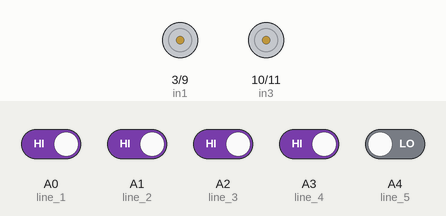
The sketch below on a simulated Arduino Uno, built with avr-gcc and run on an emulated ATmega328P. Shown: motor-driver pin pairs drawn as motors (green arrow = first pin HIGH = forward, orange = second pin HIGH = backward, longer = more drive, scaled by the enable pin). Inputs (shaded band) come from the test bench; at power-on: A0 (line_1), A1 (line_2), A2 (line_3), A3 (line_4) HIGH, A4 (line_5) LOW.

Above: at 1.2 s.
1.3 s: A3 (line_4) driven LOW
At 1.8 s:
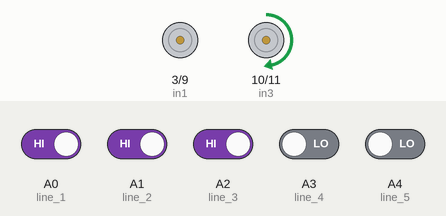
2.8 s: A0 (line_1) driven LOW
4.3 s: A2 (line_3) driven LOW
At 5.4 s:
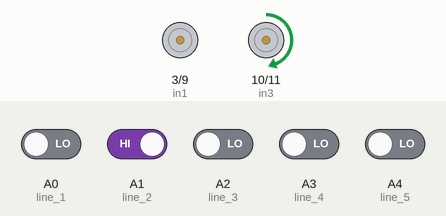
5.8 s: A0 (line_1) driven HIGH
At 6.5 s:
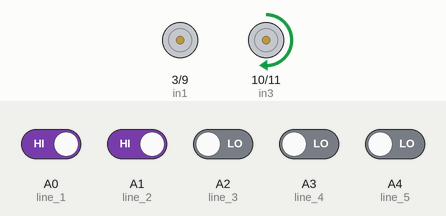
7.3 s: A1 (line_2) driven LOW
At 7.6 s:
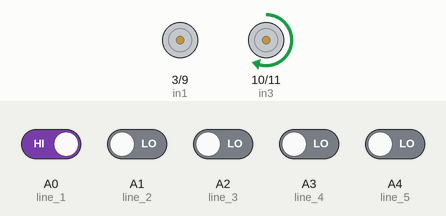
8.8 s: A0 (line_1) driven LOW and A3 (line_4) driven HIGH
At 9.9 s:
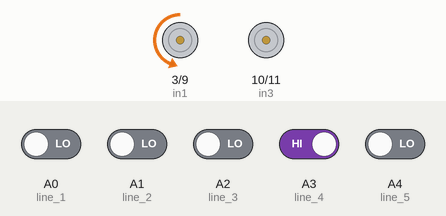
Timing chart, 0 to 11.3 s (numbered marks = the images above; inputs shaded):
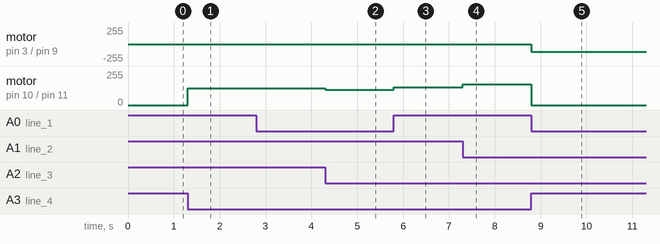

The sketch:

main.ino
```cpp
#include <PID_v1.h>

uint8_t speed_robot=150;  // set robot's speed, 0 < speed < 256
int8_t check_out=0;

/// define sensors pinout
#define line_1      A0 // left
#define line_2      A1 // mid-left
#define line_3      A2 // mid
#define line_4      A3 // mid-right
#define line_5      A4 // right

const int ena = 5; //pwm - left
const int enb = 6; //pwm - right
const int in1 = 3; // left motor
const int in2 = 9; // left motor
const int in3 = 10; // right motor
const int in4 = 11; // right motor

//Declare variables to connect
double Setpoint=0, Input, Output;
uint8_t flag_zero=0;

double Kp=20, Ki=0.04555555, Kd=11.898989;

PID myPID(&Input, &Output, &Setpoint, Kp, Ki, Kd, DIRECT);
float sensor;

void setup()
{
  pinMode(ena, 1); // pwm pin for left motor
  pinMode(enb, 1); // pwm pin for right motor
  pinMode(line_1, INPUT);
  pinMode(line_2, INPUT);
  pinMode(line_3, INPUT);
  pinMode(line_4, INPUT);
  pinMode(line_5, INPUT);
  pinMode(in1, OUTPUT);
  pinMode(in2, OUTPUT);
  pinMode(in3, OUTPUT);
  pinMode(in4, OUTPUT);
  Input = 0; // line_3 == 0 is default, so we must adjust so that line_3 always is 0

  myPID.SetSampleTime(1); // sampling time depends on car speed, the faster the sample the better
  myPID.SetMode(AUTOMATIC);
  myPID.SetOutputLimits(-speed_robot,speed_robot); // the speed value, "-speed" means the left wheel rotates to maximum, the right wheel stops rotating
}

// hashing pulses controls the speed of 2 motors, from there we can control the turning direction, speed... through a single variable
void motorControl(int16_t duty_value)
{
  int16_t speed_a, speed_b;
  int speed_zero;
  speed_zero = speed_robot / 2;

  if (duty_value > 1)
  {
    digitalWrite(in1, HIGH);
    digitalWrite(in2, LOW);
    digitalWrite(in3, HIGH);
    digitalWrite(in4, LOW);
    speed_b = -speed_zero;
    speed_a = duty_value;
  }
  else if (duty_value == 0)
  {
    digitalWrite(in1, LOW);
    digitalWrite(in2, LOW);
    digitalWrite(in3, LOW);
    digitalWrite(in4, LOW);
    speed_a = speed_b = 0;
  }
  else if (duty_value < -1)
  {
    digitalWrite(in1, LOW);
    digitalWrite(in2, HIGH);
    digitalWrite(in3, LOW);
    digitalWrite(in4, HIGH);
    speed_a = -speed_zero;
    speed_b = -duty_value;
  }

  analogWrite(ena, speed_b + speed_zero);  // Bánh trái
  analogWrite(enb, speed_a + speed_zero);  // Bánh phải
}

// light on is 0V, light off (on black line) is 5V, from 5 sensors we have 11 positions -4 -3 -2.5 -2 -1 0 1 2 2.5 3 4
 void scan_sensors()
{
  if (digitalRead(line_1) == 0 && digitalRead(line_2) == 0 && digitalRead(line_3) == 0 && digitalRead(line_4) == 0 && digitalRead(line_5) == 1)
    sensor = 4;
  else if (digitalRead(line_1) == 0 && digitalRead(line_2) == 0 && digitalRead(line_3) == 0 && digitalRead(line_4) == 1 && digitalRead(line_5) == 1)
    sensor = 3;
  else if (digitalRead(line_1) == 0 && digitalRead(line_2) == 0 && digitalRead(line_3) == 1 && digitalRead(line_4) == 1 && digitalRead(line_5) == 1)
    sensor = 2.5;
  else if (digitalRead(line_1) == 0 && digitalRead(line_2) == 0 && digitalRead(line_3) == 0 && digitalRead(line_4) == 1 && digitalRead(line_5) == 0)
    sensor = 2;
  else if (digitalRead(line_1) == 0 && digitalRead(line_2) == 0 && digitalRead(line_3) == 1 && digitalRead(line_4) == 1 && digitalRead(line_5) == 0)
    sensor = 1;
  else if (digitalRead(line_1) == 0 && digitalRead(line_2) == 1 && digitalRead(line_3) == 1 && digitalRead(line_4) == 1 && digitalRead(line_5) == 0)
    sensor = 0;
  else if (digitalRead(line_1) == 0 && digitalRead(line_2) == 0 && digitalRead(line_3) == 1 && digitalRead(line_4) == 0 && digitalRead(line_5) == 0)
    sensor = 0;
  else if (digitalRead(line_1) == 0 && digitalRead(line_2) == 0 && digitalRead(line_3) == 0 && digitalRead(line_4) == 0 && digitalRead(line_5) == 0)
    sensor = 0;
  else if (digitalRead(line_1) == 0 && digitalRead(line_2) == 1 && digitalRead(line_3) == 1 && digitalRead(line_4) == 0 && digitalRead(line_5) == 0)
    sensor = -1;
  else if (digitalRead(line_1) == 0 && digitalRead(line_2) == 1 && digitalRead(line_3) == 0 && digitalRead(line_4) == 0 && digitalRead(line_5) == 0)
    sensor = -2;
  else if (digitalRead(line_1) == 1 && digitalRead(line_2) == 1 && digitalRead(line_3) == 1 && digitalRead(line_4) == 0 && digitalRead(line_5) == 0)
    sensor = -2.5;
  else if (digitalRead(line_1) == 1 && digitalRead(line_2) == 1 && digitalRead(line_3) == 0 && digitalRead(line_4) == 0 && digitalRead(line_5) == 0)
    sensor = -3;
  else if (digitalRead(line_1) == 1 && digitalRead(line_2) == 0 && digitalRead(line_3) == 0 && digitalRead(line_4) == 0 && digitalRead(line_5) == 0)
    sensor = -4;
}

void loop() {
  Setpoint=0;
  scan_sensors(); // read data from sensors
  Input = sensor;
  myPID.Compute(); // calculate
  motorControl(Output); // control the motor to keep the robot on the right path
}
```

Measured:
- after the input at 1.3 s, motor on pin 10 (in3) / pin 11 (in4): stopped → forward 125/255 at once
- after the input at 4.3 s, motor on pin 10 (in3) / pin 11 (in4): forward 125/255 → forward 115/255 at once
- after the input at 5.8 s, motor on pin 10 (in3) / pin 11 (in4): forward 115/255 → forward 135/255 at once
- after the input at 7.3 s, motor on pin 10 (in3) / pin 11 (in4): forward 135/255 → forward 155/255 at once
- after the input at 8.8 s, motor on pin 3 (in1) / pin 9 (in2): stopped → backward 114/255 at once; motor on pin 10 (in3) / pin 11 (in4): forward 155/255 → stopped at once
